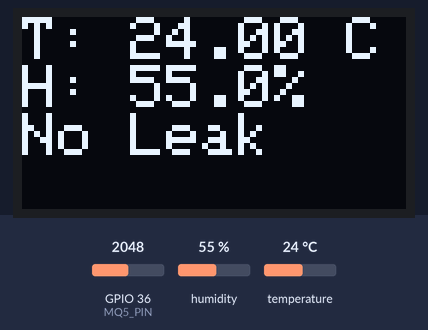
Bench run of a sketch on a simulated ESP32. On the bench: 128×64 one-colour display. The test bench sets the inputs (shaded band); at power-on: temperature 24 °C, GPIO 36 (MQ5_PIN) = 2048, humidity 55 %. What the sketch prints to the serial monitor is not drawn.

Above: at 1.2 s.
1.3 s: temperature set to 12 °C
At 2.6 s:
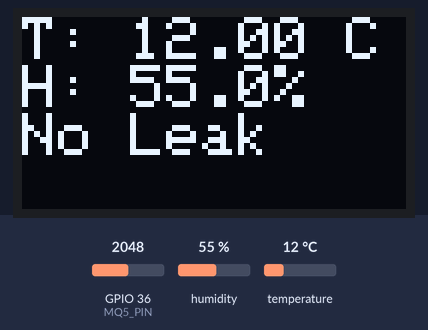
2.9 s: GPIO 36 (MQ5_PIN) set to 2958
4.4 s: GPIO 36 (MQ5_PIN) set to 3033
At 5.3 s:
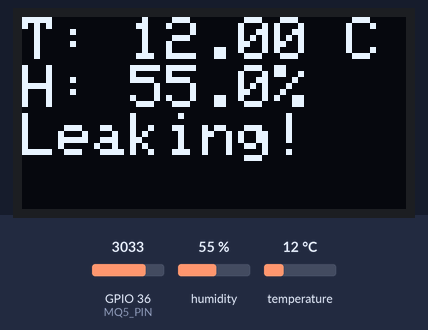
6.0 s: humidity set to 22 %
At 7.2 s:
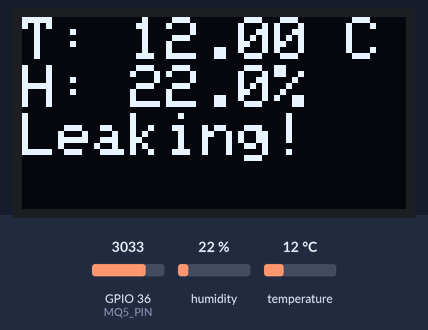
7.7 s: temperature set to 19 °C
At 9.0 s:
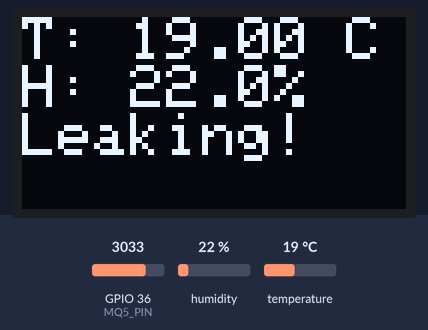
9.3 s: GPIO 36 (MQ5_PIN) set to 2960
At 9.9 s:
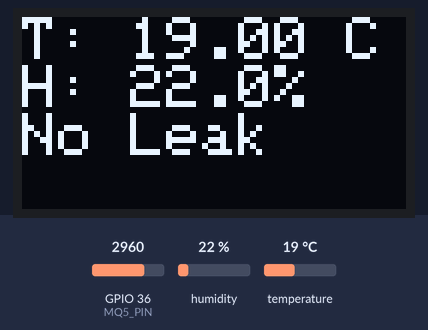
Timing chart, 0 to 12.0 s (numbered marks = the images above; inputs shaded):
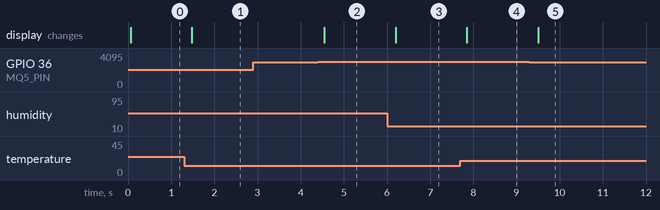

Measured:
- the behaviour switches between 3000 and 3001 on GPIO 36 (MQ5_PIN) (found by bisection; images 1 and 2)
- after the input at 1.3 s, the display: changes after 0.18 s (image 1)
- after the input at 2.9 s, every drawn part: stays the same
- after the input at 4.4 s, the display: changes after 0.15 s (image 2)
- after the input at 6.0 s, the display: changes after 0.20 s (image 3)
- after the input at 7.7 s, the display: changes after 0.15 s (image 4)
- after the input at 9.3 s, the display: changes after 0.20 s (image 5)

The sketch:

main.ino
```cpp
#include <Wire.h>
#include <Adafruit_GFX.h>
#include <Adafruit_SH110X.h>

#include "DHTesp.h"

constexpr int DHT_PIN = 15;
constexpr int MQ5_PIN = 36;
constexpr int GAS_THRESHOLD = 3000;

Adafruit_SH1106G display(128, 64, &Wire, -1);
DHTesp dhtSensor;

void setup() {
  Serial.begin(115200);

  Wire.begin(21, 22);
  display.begin(0x3C, true);
  display.clearDisplay();
  display.setTextSize(2);
  display.setTextColor(SH110X_WHITE);

  dhtSensor.setup(DHT_PIN, DHTesp::DHT22);
}

void loop() {
  int mq5_value = analogRead(MQ5_PIN);

  TempAndHumidity  data = dhtSensor.getTempAndHumidity();
  Serial.println(data.temperature);

  display.clearDisplay();
  display.setCursor(0,0);
  display.println("T: " + String(data.temperature, 2) + " C");
  display.println("H: " + String(data.humidity, 1) + "%");
  if (mq5_value > GAS_THRESHOLD) {
    display.println("Leaking!");
  } else {
    display.println("No Leak");
  }
  display.display();

  delay(200);
}
```
